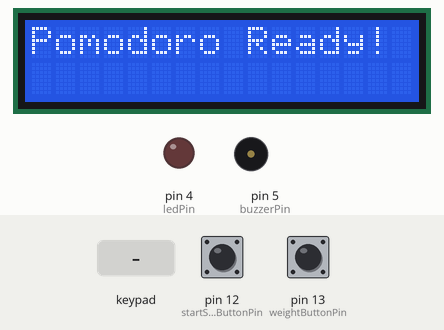
This sketch was run on a simulated Arduino Nano, built with avr-gcc and run on an emulated ATmega328P. Shown: 16×2 character LCD, output pins drawn as LEDs (lit = HIGH), buzzer (waves = sounding). The inputs (shaded band) are chosen by the test bench; at power-on: pin 13 (weightButtonPin) HIGH, pin 12 (startStopButtonPin) HIGH.

Above: at 1.2 s.
1.3 s: pin 13 (weightButtonPin) pulled LOW for 0.15 s
At 1.8 s:
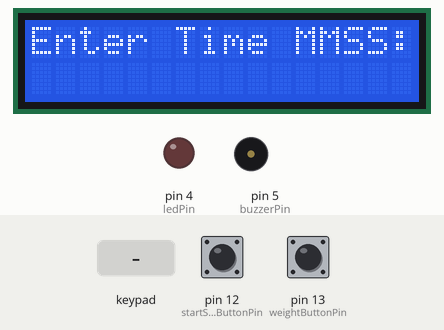
2.9 s: key '1' pressed
At 4.1 s:
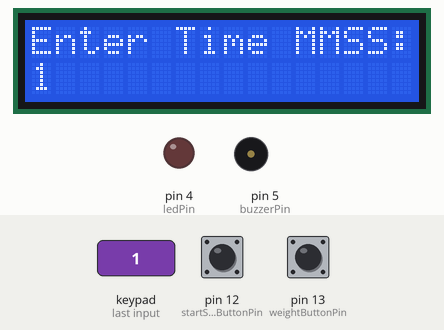
4.4 s: keypad keys 1 2 pressed 0.4 s apart
At 5.7 s:
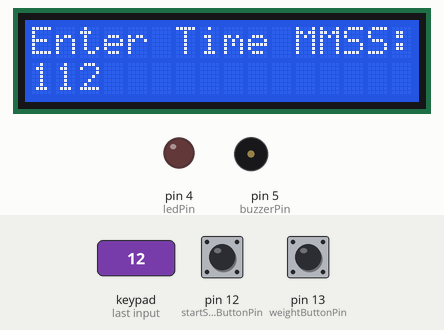
6.7 s: key '2' pressed
At 7.3 s:
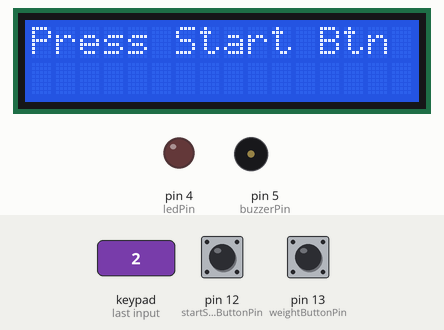
8.2 s: pin 12 (startStopButtonPin) pulled LOW for 0.15 s
At 12.4 s:
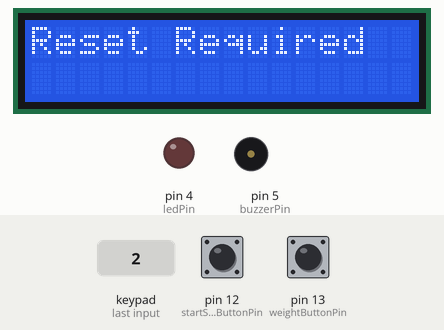
13.2 s: pin 13 (weightButtonPin) pulled LOW for 1 s
At 14.1 s:
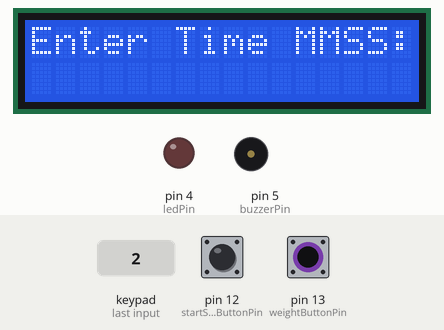
Timing chart, 0 to 16.2 s (numbered marks = the images above; inputs shaded):
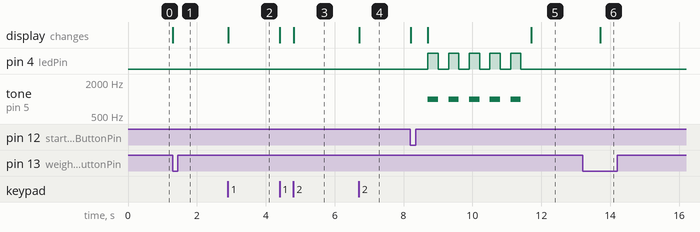

The sketch:

sketch.ino
```cpp
#include <LiquidCrystal.h>
#include <Keypad.h>

// LCD Pins: RS, E, D4, D5, D6, D7
LiquidCrystal lcd(6, 7, 8, 9, 10, 11);

// Keypad pin mapping (ROWS: A0-A3, COLS: A4-A7)
const byte ROWS = 4;
const byte COLS = 4;
char keys[ROWS][COLS] = {
  {'1','2','3','A'},
  {'4','5','6','B'},
  {'7','8','9','C'},
  {'*','0','#','D'}
};
byte rowPins[ROWS] = {A0, A1, A2, A3};  // R1-R4
byte colPins[COLS] = {A4, A5, A6, A7};  // C1-C4
Keypad keypad = Keypad(makeKeymap(keys), rowPins, colPins, ROWS, COLS);

// Updated Button and Output Pins
const int weightButtonPin = 13;  // D13
const int startStopButtonPin = 12;  // D12
const int ledPin = 4;
const int buzzerPin = 5;

bool countdownRunning = false;
bool waitingForInput = false;
bool weightHeld = false;

unsigned long countdownStartMillis;
unsigned long totalSeconds = 0;

void setup() {
  pinMode(weightButtonPin, INPUT_PULLUP);
  pinMode(startStopButtonPin, INPUT_PULLUP);
  pinMode(ledPin, OUTPUT);
  pinMode(buzzerPin, OUTPUT);

  lcd.begin(16, 2);
  lcd.print("Pomodoro Ready!");
}

void loop() {
  if (digitalRead(weightButtonPin) == LOW && !waitingForInput && !countdownRunning) {
    waitingForInput = true;
    weightHeld = true;
    lcd.clear();
    lcd.print("Enter Time MMSS:");
    totalSeconds = getTimeFromKeypad();
    if (totalSeconds > 0) {
      lcd.clear();
      lcd.print("Press Start Btn");
    } else {
      lcd.clear();
      lcd.print("Invalid Time");
      delay(2000);
      waitingForInput = false;
    }
  }

  if (digitalRead(startStopButtonPin) == LOW && waitingForInput && totalSeconds > 0) {
    countdownRunning = true;
    countdownStartMillis = millis();
    waitingForInput = false;
    lcd.clear();
  }

  if (countdownRunning) {
    unsigned long elapsed = (millis() - countdownStartMillis) / 1000;
    if (elapsed >= totalSeconds) {
      lcd.clear();
      lcd.print("Time's up!");
      tone(buzzerPin, 1000, 1000);
      digitalWrite(ledPin, HIGH);
      delay(2000);
      digitalWrite(ledPin, LOW);
      countdownRunning = false;
    } else {
      int remaining = totalSeconds - elapsed;
      int minutes = remaining / 60;
      int seconds = remaining % 60;
      lcd.setCursor(0, 0);
      lcd.print("Time Left:");
      lcd.setCursor(0, 1);
      lcd.print((minutes < 10 ? "0" : "") + String(minutes) + ":"
              + (seconds < 10 ? "0" : "") + String(seconds));
      delay(500);

      if (digitalRead(weightButtonPin) == HIGH) {
        alertEarlyLift();
        countdownRunning = false;
      }
    }
  }
}

unsigned long getTimeFromKeypad() {
  String input = "";
  lcd.setCursor(0, 1);

  while (input.length() < 4) {
    char key = keypad.getKey();
    if (key != NO_KEY && isDigit(key)) {
      input += key;
      lcd.print(key);
    }
  }

  int mins = input.substring(0, 2).toInt();
  int secs = input.substring(2).toInt();

  if (secs >= 60) return 0;
  return mins * 60 + secs;
}

void alertEarlyLift() {
  lcd.clear();
  lcd.print("Weight Lifted!");
  for (int i = 0; i < 5; i++) {
    digitalWrite(ledPin, HIGH);
    tone(buzzerPin, 1000);
    delay(300);
    digitalWrite(ledPin, LOW);
    noTone(buzzerPin);
    delay(300);
  }
  lcd.clear();
  lcd.print("Reset Required");
  delay(2000);
}
```

Measured:
- after the input at 1.3 s, the display: changes at once (image 1)
- after the input at 2.9 s, the display: changes at once (image 2)
- after the input at 4.4 s, the display: first changes at once (image 3 shows a later state)
- after the input at 6.7 s, the display: changes at once (image 4)
- after the input at 8.2 s, pin 4 (ledPin): alternates HIGH for 0.30 s and LOW for 0.30 s, 10 changes in all, then stays LOW, starting after 0.51 s; tone on pin 5 (buzzerPin): alternates 1000 Hz for 0.30 s and silent for 0.30 s, 10 changes in all, then stays silent, starting after 0.51 s; the display: first changes at once (image 5 shows a later state)
- after the input at 13.2 s, the display: changes after 0.52 s (image 6)
